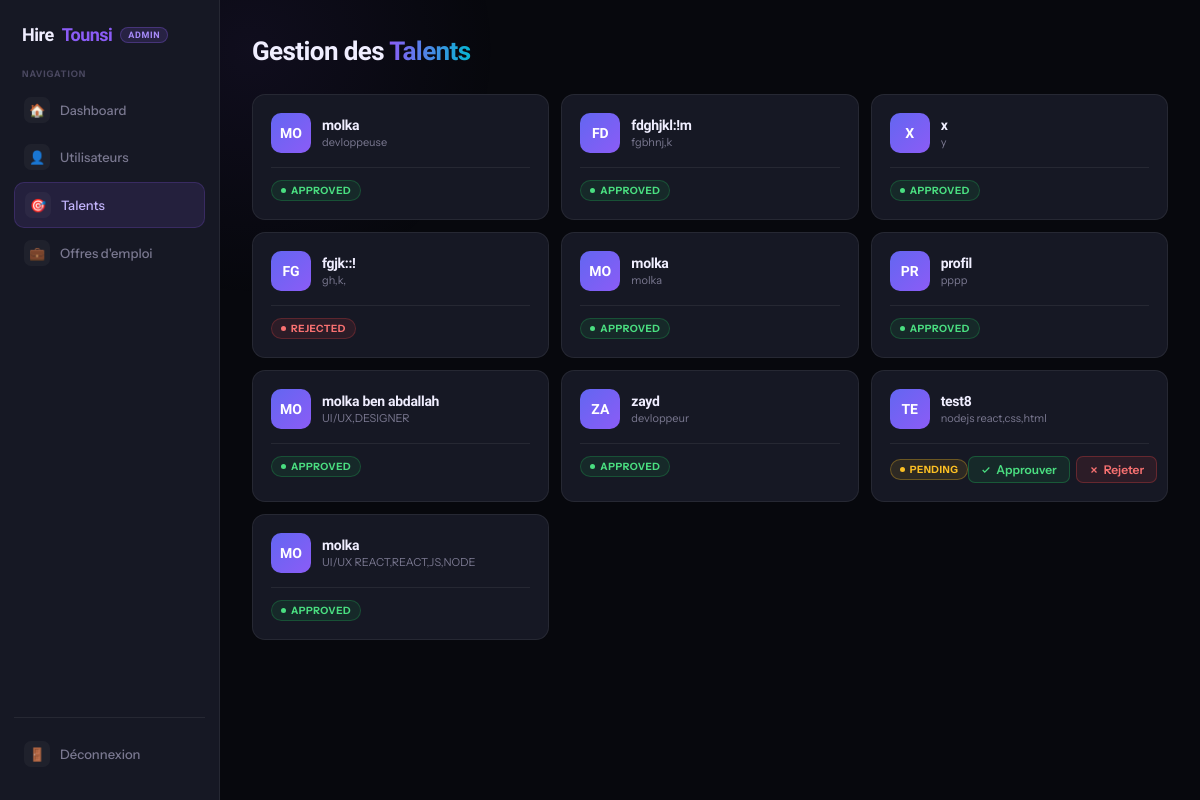
The page /admin.php?page=talents (signed in) on the database its author committed.
### tables this page shows
CREATE TABLE `talents` (
  `id` int(11) NOT NULL,
  `name` varchar(100) DEFAULT NULL,
  `skill` varchar(100) DEFAULT NULL,
  `description` text DEFAULT NULL,
  `status` varchar(20) DEFAULT 'pending',
  `user_id` int(11) DEFAULT NULL
);

### admin.php (the view, shortened to what this page needs)
<?php
include "config.php";
$page = $_GET["page"] ?? "dashboard";
$talents = $pdo->query("SELECT * FROM talents")->fetchAll();
$totalUsers   = $pdo->query("SELECT COUNT(*) FROM users")->fetchColumn();
$totalTalents = $pdo->query("SELECT COUNT(*) FROM talents")->fetchColumn();
$totalJobs    = $pdo->query("SELECT COUNT(*) FROM jobs")->fetchColumn();
?>
<!DOCTYPE html>
<html lang="fr">
<head>
</head>
<body>
<div class="sidebar">
  <div class="sidebar-logo">
    Hire<em>Tounsi</em>
    <span class="admin-badge">Admin</span>
  </div>
  <span class="sidebar-sep">Navigation</span>
  <a href="?page=dashboard" class="<?= $page==='dashboard'?'active':'' ?>">
    <span class="s-icon">🏠</span> Dashboard
  </a>
  <a href="?page=users" class="<?= $page==='users'?'active':'' ?>">
    <span class="s-icon">👤</span> Utilisateurs
  </a>
  <a href="?page=talents" class="<?= $page==='talents'?'active':'' ?>">
    <span class="s-icon">🎯</span> Talents
  </a>
  <a href="?page=jobs" class="<?= $page==='jobs'?'active':'' ?>">
    <span class="s-icon">💼</span> Offres d'emploi
  </a>
  <div class="sidebar-bottom">
    <a href="logout.php">
      <span class="s-icon">🚪</span> Déconnexion
    </a>
  </div>
</div>
<div class="main">
<?php if($page == "dashboard"): ?>
  <div class="ph">
    <h1>Tableau de <span>bord</span></h1>
  </div>
  <div class="stats">
    <div class="stat">
      <div class="stat-label">Utilisateurs</div>
      <div class="stat-val"><?= $totalUsers ?></div>
    </div>
    <div class="stat">
      <div class="stat-label">Talents</div>
      <div class="stat-val"><?= $totalTalents ?></div>
    </div>
    <div class="stat">
      <div class="stat-label">Offres d'emploi</div>
      <div class="stat-val"><?= $totalJobs ?></div>
    </div>
  </div>
  <div class="welcome-card">
    <p>Bienvenue dans le panneau d'administration <strong style="color:var(--text)">HireTounsi</strong>. Gérez les utilisateurs, talents et offres depuis la barre latérale.</p>
  </div>
<?php elseif($page == "talents"): ?>
  <div class="ph">
    <h1>Gestion des <span>Talents</span></h1>
  </div>
  <?php if(empty($talents)): ?>
    <div class="empty">Aucun talent enregistré.</div>
  <?php else: ?>
  <div class="items-grid">
    <?php foreach($talents as $t): ?>
    <div class="item-card">
      <div class="ic-top">
        <div class="ic-avatar talent"><?= strtoupper(substr($t["name"],0,2)) ?></div>
        <div>
          <div class="ic-name"><?= htmlspecialchars($t["name"]) ?></div>
          <div class="ic-sub"><?= htmlspecialchars($t["skill"]) ?></div>
        </div>
      </div>
      <div class="ic-divider"></div>
      <div class="ic-footer">
        <span class="status s-<?= $t['status'] ?>">
          <span class="sdot"></span><?= ucfirst($t["status"]) ?>
        </span>
        <?php if($t["status"] == "pending"): ?>
        <div class="ic-actions">
          <a class="btn btn-green" href="approve.php?id=<?= $t['id'] ?>">
            <svg width="10" height="10" viewBox="0 0 24 24" fill="none" stroke="currentColor" stroke-width="3"><path d="M20 6 9 17l-5-5"/></svg>
            Approuver
          </a>
          <a class="btn btn-red" href="reject.php?id=<?= $t['id'] ?>">
            <svg width="10" height="10" viewBox="0 0 24 24" fill="none" stroke="currentColor" stroke-width="3"><path d="M18 6 6 18M6 6l12 12"/></svg>
            Rejeter
          </a>
        </div>
        <?php endif; ?>
      </div>
    </div>
    <?php endforeach; ?>
  </div>
  <?php endif; ?>
<?php endif; ?>
</div>
</body>
</html>

### rows shown on the page
talents: name "MO", name "molka", skill "devloppeuse", status "APPROVED"
talents: name "FD", name "fdghjkl:!m", skill "fgbhnj,k", status "APPROVED"
talents: name "X", name "x", skill "y", status "APPROVED"
talents: name "FG", name "fgjk::!", skill "gh,k,", status "REJECTED"
talents: name "MO", name "molka", skill "molka", status "APPROVED"
talents: name "PR", name "profil", skill "pppp", status "APPROVED"
talents: name "MO", name "molka ben abdallah", skill "UI/UX,DESIGNER", status "APPROVED"
talents: name "ZA", name "zayd", skill "devloppeur", status "APPROVED"
talents: name "TE", name "test8", skill "nodejs react,css,html", status "PENDING"
talents: name "MO", name "molka", skill "UI/UX REACT,REACT,JS,NODE", status "APPROVED"
